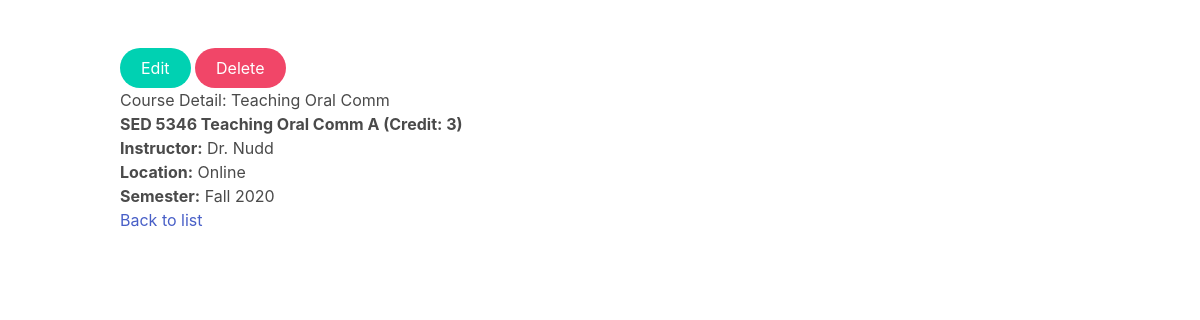
The page /courses/1/ on the database its author committed.
### course/models.py (models this page shows)
class Course(models.Model):
    semester_list = (
        ('Fall', 'Fall'),
        ('Summer', 'Summer'),
        ('Spring', 'Spring'),
    )
    course = models.TextField()
    subject = models.TextField()
    grade = models.TextField()
    location = models.CharField(max_length=50, blank=True)
    credit = models.IntegerField(default=3)
    instructor = models.CharField(max_length=30, blank=True)
    semester = models.CharField(max_length=6, choices=semester_list, blank=True)
    year = models.IntegerField(default=2022)

### course/views.py (the view)
# urls.py: path('<int:id>/', course_detail_view, name='detail'),
def course_detail_view(request, id):
    obj = Course.objects.get(id=id)
    context = {
        "object": obj,
        "modal": process_modal_vars(
            "Delete Confirmation", "Do you want to delete this content?", "Yes", reverse("courses:delete",
                                                                                         kwargs={"id": id})
        )
    }
    return render(request, "course/detail.html", context=context)

### first_django/utils.py (called while the page is built)
def process_modal_vars(title, content, label, url=None):
    return {
        "modal_title": title,
        "modal_content": content,
        "modal_submit_label": label,
        "form_action": url,
    }

### templates/course/detail.html (shortened to what this page needs)
{% extends "base.html" %}
{% block content %}
    <a class="button is-primary is-rounded"  style=text-align:right; href="{% url 'courses:edit' object.id %}">Edit</a>
    <button class="button is-danger is-rounded js-modal-trigger" data-target="modal-js-example">Delete</button>
    <h1>Course Detail: {{ object.subject }}</h1>
    <p><b>{{ object.course }} {{ object.subject }} {{ object.grade }} (Credit: {{ object.credit }})</b></p>
    <p><b>Instructor:</b> {{ object.instructor }}</p>
    <p><b>Location:</b> {{ object.location }}</p>
    <p><b>Semester:</b> {{ object.semester }} {{ object.year }}</p>
    <p><a href="{% url 'courses:list' %}"> Back to list </a></p>
{% endblock content %}

### rows shown on the page
Course: subject "Teaching Oral Comm", course "SED 5346", grade "A", credit "3", instructor "Dr. Nudd", location "Online", semester "Fall", year "2020"
